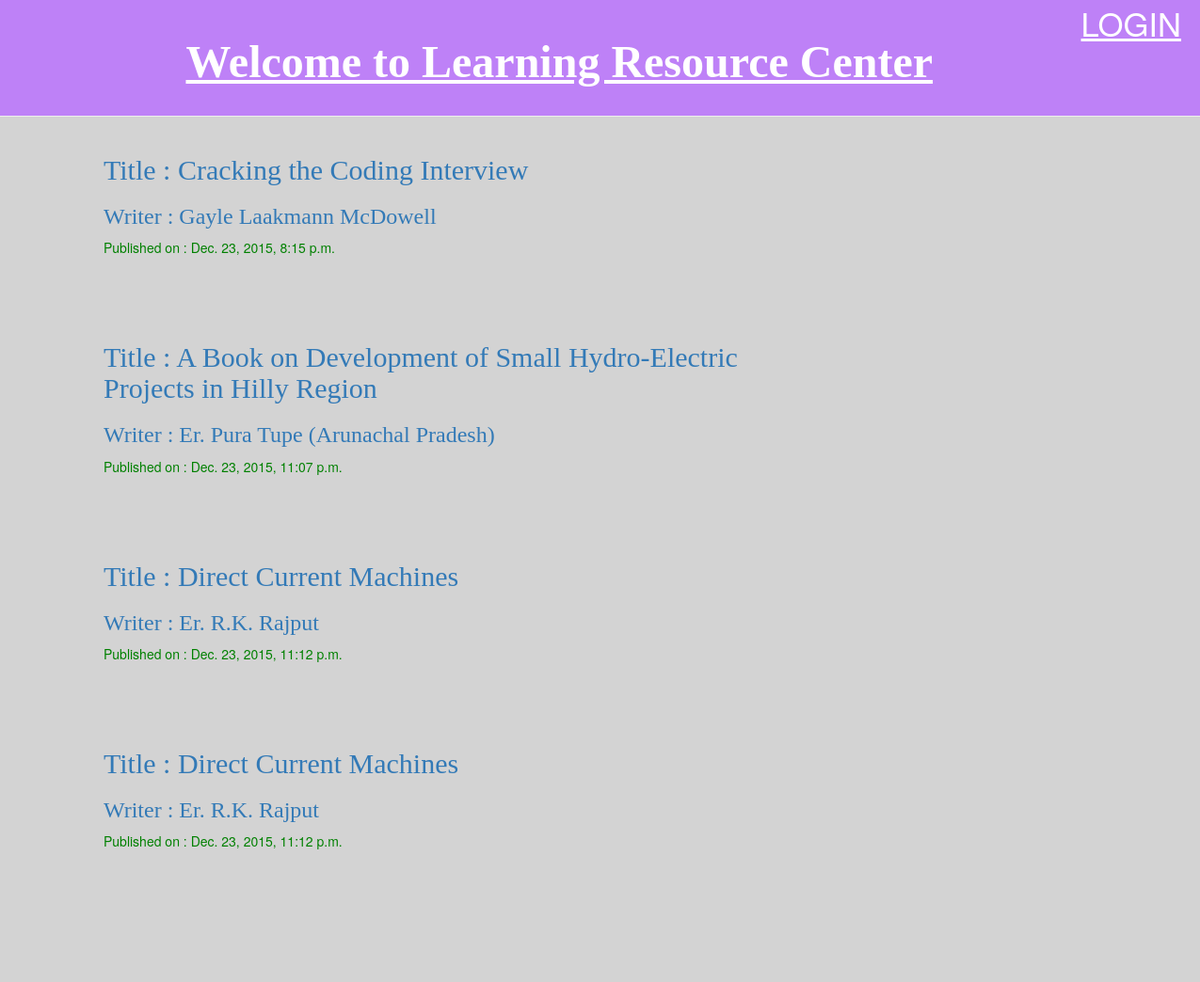
The app's page /lib/c/ with its own data.
### library/models.py (models this page shows, shortened)
class lib(models.Model):
    author = models.ForeignKey('auth.User')
    section = models.CharField(max_length=200, null = 'true')
    title = models.CharField(max_length=200)
    writer = models.CharField(max_length=200,default='')
    published_date = models.DateTimeField(
            blank=True, null=True)

### library/views.py (the view)
# urls.py: url(r'^lib/c/$', views.lib_c, name='lib_c'),
def lib_c(request):
    books = lib.objects.filter(published_date__lte=timezone.now()).order_by('published_date')
    return render(request, 'library/lib_list3.html', { 'books' : books })

### library/templates/library/lib_list3.html
			{% extends 'library/base.html' %}
			{% block content %}
			{%  for post in books %}
			{% if post.section == '3' %}
			<div class="content container">
			<div class="row">
			<div class="col-md-8">
			<div class="try">
				<h2><a href="">Title :  {{ post.title }}</a></h2>
				<h3><a href="">Writer : {{ post.writer }}</a></h3>
				<p>Published on : {{ post.published_date }}</p>
			</div>
			</div>
			</div>
			</div>
			{% endif %}
			{% endfor %}
			{% endblock %}

### library/static/css/library.css (style rules this page uses)
.content { margin-left: 40px; }
h1, h2, h3, h4 { font-family: 'Lobster', cursive; }
.try { margin-bottom: 70px; }

### library/templates/library/base.html (style rules this page uses)
body { background-color:lightgrey; }
h2 { color:blue; }
h3 { color:red; }
p { color:green; }

### records on screen
lib: title "Cracking the Coding Interview", writer "Gayle Laakmann McDowell", published_date "Dec. 23, 2015, 8:15 p.m."
lib: title "A Book on Development of Small Hydro-Electric Projects in Hilly Region", writer "Er. Pura Tupe (Arunachal Pradesh)", published_date "Dec. 23, 2015, 11:07 p.m."
lib: title "Direct Current Machines", writer "Er. R.K. Rajput", published_date "Dec. 23, 2015, 11:12 p.m."
lib: title "Direct Current Machines", writer "Er. R.K. Rajput", published_date "Dec. 23, 2015, 11:12 p.m."
